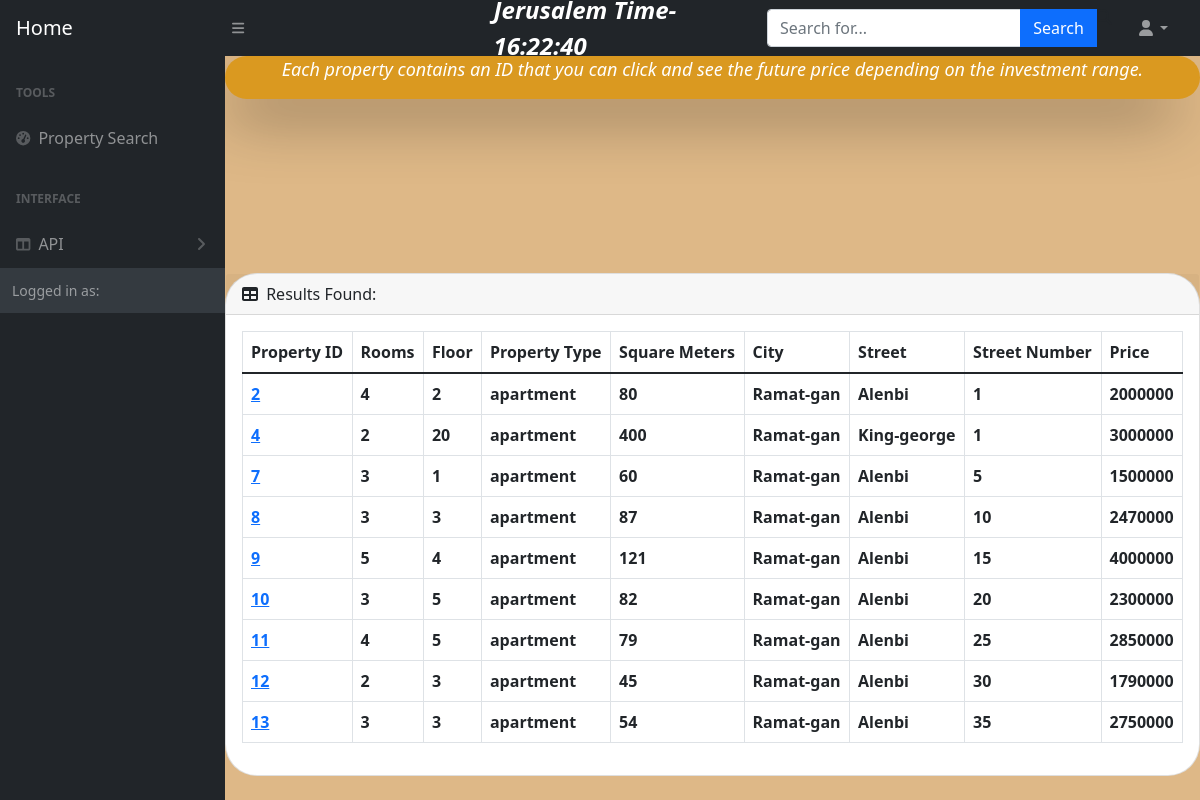
The app's page /property/Ramat-gan-apt/ with its own data.
### property/models.py (models this page shows, shortened)
class Property(models.Model):
   id = models.AutoField(primary_key=True, editable=False)
   room = models.SmallIntegerField(_("room"),null=False)
   floor = models.SmallIntegerField(_("floor"),null=False)
   property_type = models.CharField(_("property_type"),max_length=100, null=False)
   square_meter = models.SmallIntegerField(_("square_meter"),null=False)
   location = models.CharField(_("location"),max_length=100, null=False)
   street=models.CharField(_("street"),max_length=100, null=False)
   street_number=models.SmallIntegerField(_("street_number"),null=False)
   price= models.BigIntegerField(_("price"),null=False)

### property/views.py (the view)
# urls.py: path('Ramat-gan-apt/', views.ramatgan, name='ramatgan'),
def ramatgan(request):
    rmg = Property.objects.filter(location__contains = 'Ramat-gan')
    return render(request,'Ramat-gan.html',{'rmg':rmg})

### property/templates/Ramat-gan.html (shortened to what this page needs)
{% extends 'base.html' %}
{% block content %}
<div class="text" style="color: white; font-size: large; font-style: oblique; font-weight: 400; background-color: rgb(218, 153, 32); border-radius: 10em; box-shadow:-11px 24px 62px -13px rgba(0,0,0,0.69) ; text-align:center; position:static;width: 100%;" >
    <p style="font-size:large ;" >Each property contains an ID that you can click and see the future price depending on the investment range.</p>
  </div>
   <div class="card mb-4">
     <div class="card-header">
         <i class="fas fa-table me-1"></i>
         Results Found:
     </div>
     <div class="card-body">
        <table class="table table-bordered" id="dataTable" width="100%" cellspacing="0">
            <thead>
                 <tr>
                   <th>Property ID</th>
                     <th>Rooms</th>
                     <th>Floor</th>
                     <th>Property Type</th>
                     <th>Square Meters</th>
                     <th>City</th>
                     <th>Street</th>
                     <th>Street Number</th>
                     <th>Price</th>
                 </tr>
             </thead>
             <tbody>
               {% for apt in rmg %}
               <tr >
                   <th style="color:blue ;"><a href="{% url 'property:single_apt' apt.id %}" >{{ apt.id }}</a></th>
                   <th>{{ apt.room }}</th>
                   <th>{{ apt.floor }}</th>
                   <th>{{apt.property_type}}</th>
                   <th>{{apt.square_meter}}</th>
                   <th>{{apt.location}}</th>
                   <th>{{apt.street}}</th>
                   <th>{{apt.street_number}}</th>
                   <th>{{apt.price}} </th>
               </tr>
               {% endfor %}
                   </tbody>
                 </table>
             </div>
         </div>
     </div>
{% endblock %}

### records on screen
Property: id "2", room "4", floor "2", property_type "apartment", square_meter "80", location "Ramat-gan", street "Alenbi", street_number "1", price "2000000"
Property: id "4", room "2", floor "20", property_type "apartment", square_meter "400", location "Ramat-gan", street "King-george", street_number "1", price "3000000"
Property: id "7", room "3", floor "1", property_type "apartment", square_meter "60", location "Ramat-gan", street "Alenbi", street_number "5", price "1500000"
Property: id "8", room "3", floor "3", property_type "apartment", square_meter "87", location "Ramat-gan", street "Alenbi", street_number "10", price "2470000"
Property: id "9", room "5", floor "4", property_type "apartment", square_meter "121", location "Ramat-gan", street "Alenbi", street_number "15", price "4000000"
Property: id "10", room "3", floor "5", property_type "apartment", square_meter "82", location "Ramat-gan", street "Alenbi", street_number "20", price "2300000"
Property: id "11", room "4", floor "5", property_type "apartment", square_meter "79", location "Ramat-gan", street "Alenbi", street_number "25", price "2850000"
Property: id "12", room "2", floor "3", property_type "apartment", square_meter "45", location "Ramat-gan", street "Alenbi", street_number "30", price "1790000"
Property: id "13", room "3", floor "3", property_type "apartment", square_meter "54", location "Ramat-gan", street "Alenbi", street_number "35", price "2750000"
